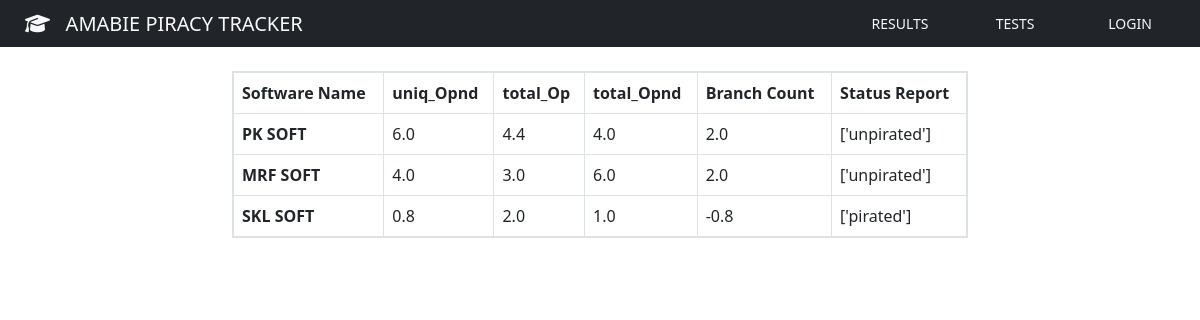
The app's page /result/, older data.
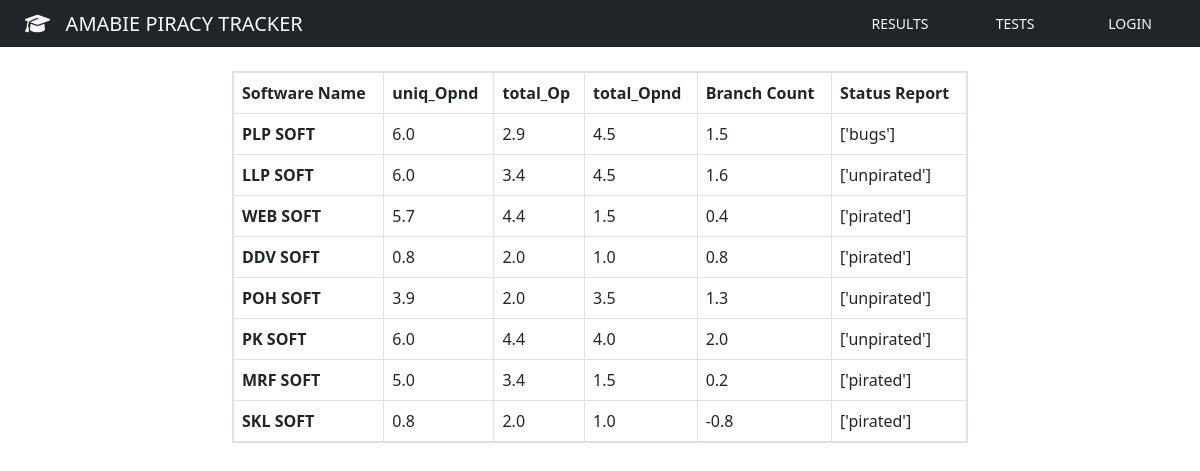
The same page, newer data.
### myapp/models.py (models this page shows, shortened)
class Data(models.Model):
    software_name = models.CharField(max_length=50, null=True)
    uniq_Opnd = models.FloatField(
        validators=[MinValueValidator(0.8), MaxValueValidator(7.9)], null=True)
    total_Op = models.FloatField(
        validators=[MinValueValidator(2.0), MaxValueValidator(4.4)], null=True)
    total_Opnd = models.FloatField(
        validators=[MinValueValidator(1.0), MaxValueValidator(6.9)], null=True)
    branchCount = models.FloatField(
        validators=[MinValueValidator(-0.8), MaxValueValidator(2.5)], null=True)
    predictions = models.CharField(
        max_length=100, blank=True)
    date = models.DateField(auto_now_add=True)
    class Meta:
        ordering = ['-date']

### myapp/views.py (the view)
# urls.py: path('result/', views.result, name="result"),
def result(request):
    predicted_soft = Data.objects.all()
    context = {
        'predicted_soft': predicted_soft
    }
    return render(request, "result.html", context)

### myapp/templates/result.html
{% extends 'base.html' %}
{% block content %}
<div class="container">
  <div class="row mt-4">
    <div class="col-md-8 offset-md-2">
      <table class="table border border-2">
        <thead>
            <tr>
                <th class="border" scope="col">Software Name</th>
                <th class="border" scope="col">uniq_Opnd</th>
                <th class="border" scope="col">total_Op</th>
                <th class="border" scope="col">total_Opnd</th>
                <th class="border" scope="col">Branch Count</th>
                <th class="border" scope="col">Status Report</th>
            </tr>
        </thead>
        <tbody>
          {% for data in predicted_soft %}
            <tr>
                <th class="border" scope="row">{{data.software_name}}</th>
                <td class="border">{{data.uniq_Opnd}}</td>
                <td class="border">{{data.total_Op}}</td>
                <td class="border">{{data.total_Opnd}}</td>
                <td class="border">{{data.branchCount}}</td>
                <td class="border">{{data.predictions}}</td>
            </tr>
            {% endfor %}
        </tbody>
      </table>
    </div>
  </div>
</div>
{% endblock content %}

### myapp/templates/base.html (shortened to what this page needs)
{% load static %}
<!DOCTYPE html>
<html lang="en">
<head>
    <link href="https://cdn.jsdelivr.net/npm/bootstrap@5.0.2/dist/css/bootstrap.min.css" rel="stylesheet">
    <link rel="stylesheet" href="https://cdnjs.cloudflare.com/ajax/libs/font-awesome/6.2.1/css/all.min.css" />
    <link href={% static "css/style.css" %} rel="stylesheet">
</head>
<body>
    <div class="wrapper">
        <header>
            <nav class="navbar navbar-expand-lg navbar-dark bg-dark">
                <div class="col-sm">
                    <a href="{% url 'frontend' %}" class="navbar-brand flex-grow-1 text-center text-light" style="margin-left: 25px;">
                        {% block nav-content %}
                        <i class="fa-solid fa-graduation-cap"></i>&nbsp;&nbsp; AMABIE PIRACY TRACKER
                        {% endblock %}
                    </a>
                </div>
                <div class="col-sm">
                    {% block nav-btn %}
                    <a href="{% url 'login' %}" class="btn btn-sm text-light ml-auto" id="btn-nav">LOGIN</a>
                    <a href="{% url 'backend' %}" class="btn btn-sm text-light" id="btn-nav">TESTS</a>
                    <a href="{% url 'result' %}" class="btn btn-sm text-light" id="btn-nav">RESULTS</a>
                    {% endblock %}
                </div>
            </nav>
        </header>
        {% block content %} {% endblock content %}
    </div>
</body>
</html>

### myapp/static/css/style.css (style rules this page uses)
html, body { height: 100%; margin: 0; max-width: 100%; }
.wrapper { min-height: 100%; margin-bottom: -50px; }
#btn-nav { width: 90px; float: right; margin-right: 25px; }

Row changes from the older to the newer data that the page shows:
added Data: software_name "PLP SOFT", uniq_Opnd "6.0", total_Op "2.9", total_Opnd "4.5", branchCount "1.5", predictions "['bugs']"
added Data: software_name "LLP SOFT", uniq_Opnd "6.0", total_Op "3.4", total_Opnd "4.5", branchCount "1.6", predictions "['unpirated']"
added Data: software_name "WEB SOFT", uniq_Opnd "5.7", total_Op "4.4", total_Opnd "1.5", branchCount "0.4", predictions "['pirated']"
added Data: software_name "DDV SOFT", uniq_Opnd "0.8", total_Op "2.0", total_Opnd "1.0", branchCount "0.8", predictions "['pirated']"
added Data: software_name "POH SOFT", uniq_Opnd "3.9", total_Op "2.0", total_Opnd "3.5", branchCount "1.3", predictions "['unpirated']"
changed Data "MRF SOFT": uniq_Opnd "4.0" → "5.0"; total_Op "3.0" → "3.4"; total_Opnd "6.0" → "1.5"; branchCount "2.0" → "0.2"; predictions "['unpirated']" → "['pirated']"
